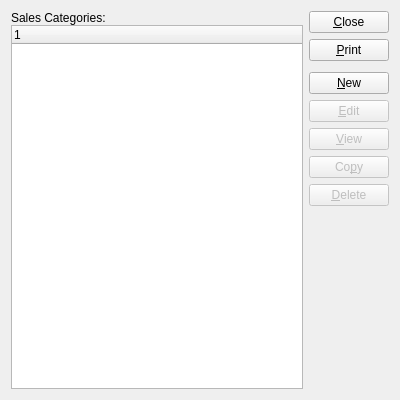
<?xml version="1.0" encoding="UTF-8"?>
<ui version="4.0">
 <comment>This file is part of the xTuple ERP: PostBooks Edition, a free and
open source Enterprise Resource Planning software suite,
Copyright (c) 1999-2010 by OpenMFG LLC, d/b/a xTuple.
It is licensed to you under the Common Public Attribution License
version 1.0, the full text of which (including xTuple-specific Exhibits)
is available at www.xtuple.com/CPAL.  By using this software, you agree
to be bound by its terms.</comment>
 <class>salesCategories</class>
 <widget class="QWidget" name="salesCategories">
  <property name="geometry">
   <rect>
    <x>0</x>
    <y>0</y>
    <width>400</width>
    <height>400</height>
   </rect>
  </property>
  <property name="windowTitle">
   <string>List Sales Categories</string>
  </property>
  <layout class="QGridLayout" name="gridLayout">
   <item row="0" column="0">
    <layout class="QVBoxLayout">
     <property name="spacing">
      <number>0</number>
     </property>
     <item>
      <widget class="QLabel" name="_salescatLit">
       <property name="text">
        <string>Sales Categories:</string>
       </property>
      </widget>
     </item>
     <item>
      <widget class="XTreeWidget" name="_salescat"/>
     </item>
    </layout>
   </item>
   <item row="0" column="1">
    <layout class="QVBoxLayout" name="verticalLayout">
     <item>
      <widget class="QPushButton" name="_close">
       <property name="text">
        <string>&amp;Close</string>
       </property>
      </widget>
     </item>
     <item>
      <widget class="QPushButton" name="_print">
       <property name="text">
        <string>&amp;Print</string>
       </property>
      </widget>
     </item>
     <item>
      <spacer name="verticalSpacer">
       <property name="orientation">
        <enum>Qt::Vertical</enum>
       </property>
       <property name="sizeType">
        <enum>QSizePolicy::Fixed</enum>
       </property>
       <property name="sizeHint" stdset="0">
        <size>
         <width>20</width>
         <height>5</height>
        </size>
       </property>
      </spacer>
     </item>
     <item>
      <widget class="QPushButton" name="_new">
       <property name="enabled">
        <bool>true</bool>
       </property>
       <property name="text">
        <string>&amp;New</string>
       </property>
      </widget>
     </item>
     <item>
      <widget class="QPushButton" name="_edit">
       <property name="enabled">
        <bool>false</bool>
       </property>
       <property name="text">
        <string>&amp;Edit</string>
       </property>
      </widget>
     </item>
     <item>
      <widget class="QPushButton" name="_view">
       <property name="enabled">
        <bool>false</bool>
       </property>
       <property name="text">
        <string>&amp;View</string>
       </property>
      </widget>
     </item>
     <item>
      <widget class="QPushButton" name="_copy">
       <property name="enabled">
        <bool>false</bool>
       </property>
       <property name="text">
        <string>Co&amp;py</string>
       </property>
      </widget>
     </item>
     <item>
      <widget class="QPushButton" name="_delete">
       <property name="enabled">
        <bool>false</bool>
       </property>
       <property name="text">
        <string>&amp;Delete</string>
       </property>
      </widget>
     </item>
     <item>
      <spacer name="Spacer129">
       <property name="orientation">
        <enum>Qt::Vertical</enum>
       </property>
       <property name="sizeType">
        <enum>QSizePolicy::Expanding</enum>
       </property>
       <property name="sizeHint" stdset="0">
        <size>
         <width>20</width>
         <height>20</height>
        </size>
       </property>
      </spacer>
     </item>
    </layout>
   </item>
  </layout>
 </widget>
 <layoutdefault spacing="6" margin="11"/>
 <pixmapfunction>qPixmapFromMimeSource</pixmapfunction>
 <customwidgets>
  <customwidget>
   <class>XTreeWidget</class>
   <extends>QTreeWidget</extends>
   <header>xtreewidget.h</header>
   <container>1</container>
  </customwidget>
 </customwidgets>
 <tabstops>
  <tabstop>_salescat</tabstop>
  <tabstop>_new</tabstop>
  <tabstop>_edit</tabstop>
  <tabstop>_view</tabstop>
  <tabstop>_copy</tabstop>
  <tabstop>_delete</tabstop>
  <tabstop>_print</tabstop>
  <tabstop>_close</tabstop>
 </tabstops>
 <includes>
  <include location="global">parameter.h</include>
 </includes>
 <resources/>
 <connections>
  <connection>
   <sender>_close</sender>
   <signal>clicked()</signal>
   <receiver>salesCategories</receiver>
   <slot>close()</slot>
   <hints>
    <hint type="sourcelabel">
     <x>20</x>
     <y>20</y>
    </hint>
    <hint type="destinationlabel">
     <x>20</x>
     <y>20</y>
    </hint>
   </hints>
  </connection>
  <connection>
   <sender>_salescat</sender>
   <signal>valid(bool)</signal>
   <receiver>_view</receiver>
   <slot>setEnabled(bool)</slot>
   <hints>
    <hint type="sourcelabel">
     <x>20</x>
     <y>20</y>
    </hint>
    <hint type="destinationlabel">
     <x>20</x>
     <y>20</y>
    </hint>
   </hints>
  </connection>
 </connections>
</ui>
